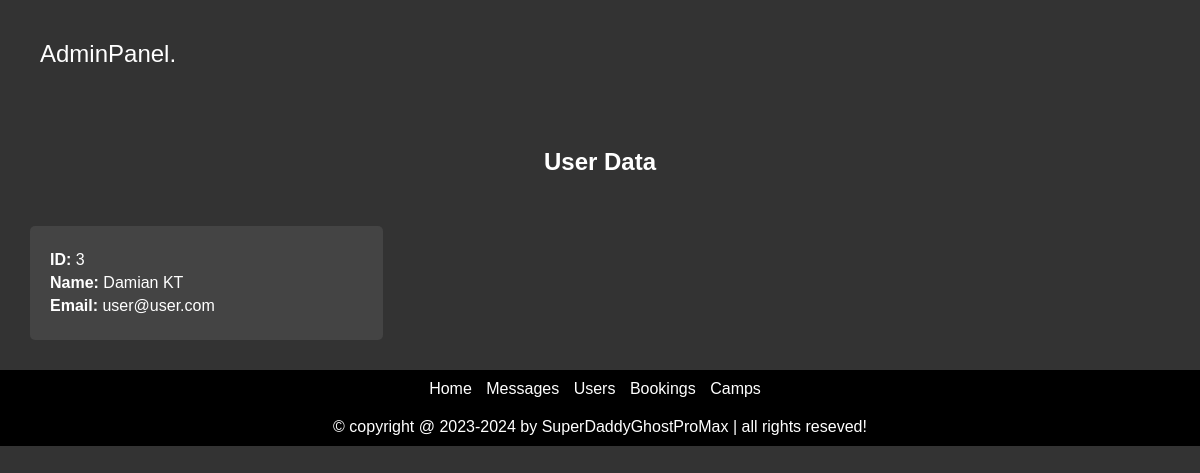
The page /users.php on the database its author committed.
### tables this page shows
CREATE TABLE `user` (
  `id` int(11) NOT NULL,
  `first_name` varchar(50) NOT NULL,
  `last_name` varchar(50) NOT NULL,
  `name` varchar(100) NOT NULL,
  `email` varchar(100) NOT NULL,
  `password` varchar(32) NOT NULL,
  `user_type` enum('admin','user') NOT NULL
);

### users.php (the view, shortened to what this page needs)
<?php
include 'config.php';
$sql = "SELECT id, name, email FROM user WHERE user_type = 'user'";
$result = mysqli_query($conn, $sql);
if (mysqli_num_rows($result) > 0) {
    $data = mysqli_fetch_all($result, MYSQLI_ASSOC);
} else {
    $data = [];
}
?>
<!DOCTYPE html>
<html lang="en">
<head>
    <link rel="stylesheet" href="css/style.css">
</head>
<body>
<?php include 'admin_header.php'; ?>
<section class="grid">
    <h1 class="heading">User Data</h1>
    <div class="box-container">
        <?php if (!empty($data)): ?>
            <?php foreach ($data as $row): ?>
                <div class="box">
                    <p>ID: <span><?php echo $row['id']; ?></span></p>
                    <p>Name: <span><?php echo $row['name']; ?></span></p>
                    <p>Email: <span><?php echo $row['email']; ?></span></p>
                </div>
            <?php endforeach; ?>
        <?php else: ?>
            <div class="box" style="text-align: center;">
                <p>No data found!</p>
            </div>
        <?php endif; ?>
    </div>
</section>
<?php include 'admin_footer.php'; ?>
</body>
</html>

### css/style.css (style rules this page uses)
body, html { margin: 0; padding: 0; font-family: Arial, sans-serif; }
body { background-color: #333; color: #fff; }
.box { flex: 1; padding: 10px; }
p { margin-bottom: 10px; }
.grid { display: grid; grid-template-columns: repeat(auto-fit, minmax(300px, 1fr)); gap: 20px; padding: 20px; }
.heading { grid-column: 1/-1; text-align: center; }
.box-container { display: grid; grid-template-columns: repeat(auto-fit, minmax(300px, 1fr)); gap: 20px; }
.box { background-color: #444; padding: 20px; border-radius: 5px; }
.box p { margin: 0; font-weight: bold; }
.box p span { font-weight: normal; }
p { margin: 0; color: #fff; }
.box { flex-basis: calc(50% - 20px); margin-bottom: 20px; }
section.grid { padding: 20px; }
h1.heading { color: #fff; text-align: center; }
.box-container { display: flex; flex-wrap: wrap; justify-content: center; }
.box { background-color: #444; padding: 20px; margin: 10px; border-radius: 5px; }
.box p { margin: 5px 0; }

### rows shown on the page
user: id "3", name "Damian KT", email "user@user.com"
